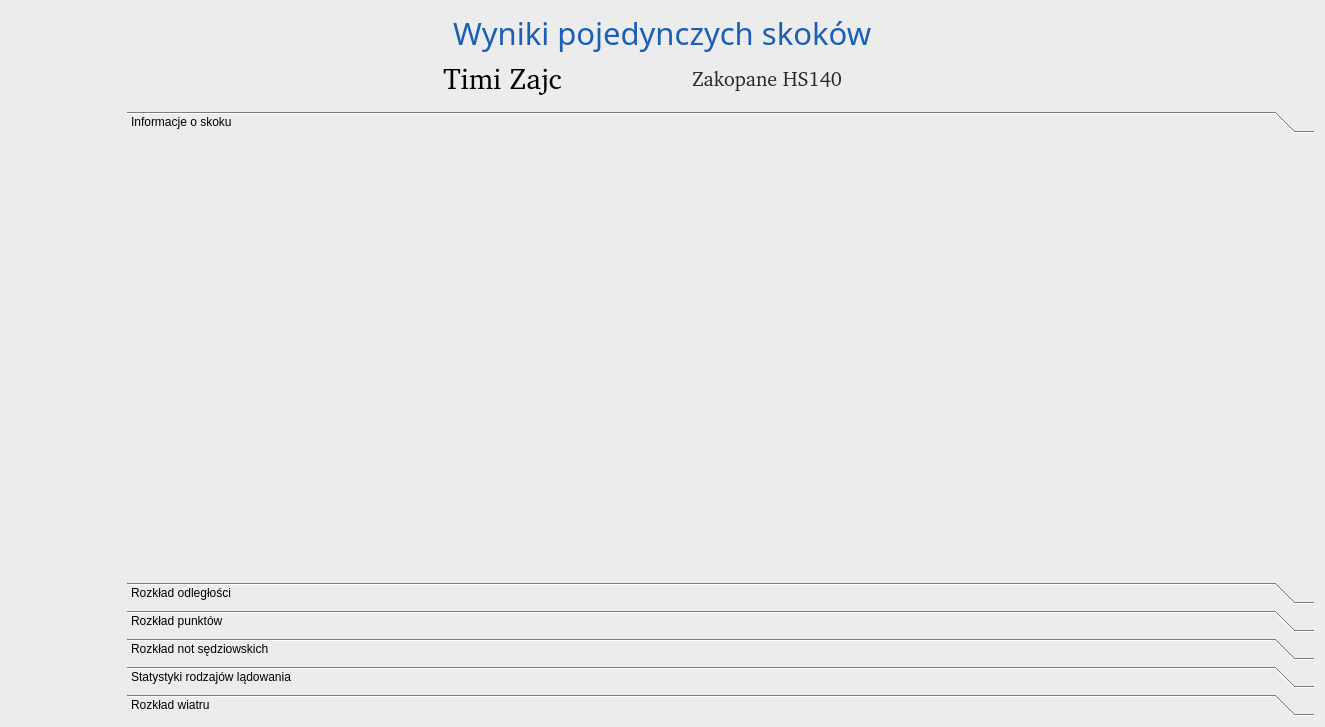
<?xml version="1.0" encoding="UTF-8"?>
<ui version="4.0">
 <class>SingleJumpsResultsWindow</class>
 <widget class="QDialog" name="SingleJumpsResultsWindow">
  <property name="geometry">
   <rect>
    <x>0</x>
    <y>0</y>
    <width>1325</width>
    <height>727</height>
   </rect>
  </property>
  <property name="windowTitle">
   <string>Wyniki pojedynczych skoków</string>
  </property>
  <property name="styleSheet">
   <string notr="true">background-color: rgb(236, 236, 236);</string>
  </property>
  <layout class="QVBoxLayout" name="verticalLayout_2">
   <item>
    <layout class="QHBoxLayout" name="horizontalLayout_title">
     <item>
      <spacer name="horizontalSpacer_titleLeft">
       <property name="orientation">
        <enum>Qt::Horizontal</enum>
       </property>
       <property name="sizeHint" stdset="0">
        <size>
         <width>40</width>
         <height>20</height>
        </size>
       </property>
      </spacer>
     </item>
     <item>
      <widget class="QLabel" name="label_title">
       <property name="font">
        <font>
         <family>Quicksand Medium</family>
         <pointsize>23</pointsize>
         <bold>false</bold>
        </font>
       </property>
       <property name="styleSheet">
        <string notr="true">QLabel{
color: rgb(26, 95, 180);
}</string>
       </property>
       <property name="text">
        <string>Wyniki pojedynczych skoków</string>
       </property>
      </widget>
     </item>
     <item>
      <spacer name="horizontalSpacer_titleRight">
       <property name="orientation">
        <enum>Qt::Horizontal</enum>
       </property>
       <property name="sizeHint" stdset="0">
        <size>
         <width>40</width>
         <height>20</height>
        </size>
       </property>
      </spacer>
     </item>
    </layout>
   </item>
   <item>
    <layout class="QHBoxLayout" name="horizontalLayout_2">
     <item>
      <spacer name="horizontalSpacer_2">
       <property name="orientation">
        <enum>Qt::Horizontal</enum>
       </property>
       <property name="sizeHint" stdset="0">
        <size>
         <width>40</width>
         <height>20</height>
        </size>
       </property>
      </spacer>
     </item>
     <item>
      <widget class="QLabel" name="label_jumperNameAndSurname">
       <property name="font">
        <font>
         <family>Quicksand [PfEd]</family>
         <pointsize>22</pointsize>
         <bold>false</bold>
        </font>
       </property>
       <property name="styleSheet">
        <string notr="true">color: black;</string>
       </property>
       <property name="text">
        <string>Timi Zajc</string>
       </property>
       <property name="alignment">
        <set>Qt::AlignCenter</set>
       </property>
      </widget>
     </item>
     <item>
      <spacer name="horizontalSpacer_4">
       <property name="orientation">
        <enum>Qt::Horizontal</enum>
       </property>
       <property name="sizeType">
        <enum>QSizePolicy::Maximum</enum>
       </property>
       <property name="sizeHint" stdset="0">
        <size>
         <width>3</width>
         <height>20</height>
        </size>
       </property>
      </spacer>
     </item>
     <item>
      <widget class="QLabel" name="label_jumperFlag">
       <property name="minimumSize">
        <size>
         <width>45</width>
         <height>26</height>
        </size>
       </property>
       <property name="maximumSize">
        <size>
         <width>45</width>
         <height>26</height>
        </size>
       </property>
       <property name="text">
        <string/>
       </property>
      </widget>
     </item>
     <item>
      <spacer name="horizontalSpacer_5">
       <property name="orientation">
        <enum>Qt::Horizontal</enum>
       </property>
       <property name="sizeType">
        <enum>QSizePolicy::Maximum</enum>
       </property>
       <property name="sizeHint" stdset="0">
        <size>
         <width>70</width>
         <height>20</height>
        </size>
       </property>
      </spacer>
     </item>
     <item>
      <widget class="QLabel" name="label_hillName">
       <property name="font">
        <font>
         <family>Quicksand [PfEd]</family>
         <pointsize>15</pointsize>
        </font>
       </property>
       <property name="styleSheet">
        <string notr="true">color: rgb(40, 40, 40);</string>
       </property>
       <property name="text">
        <string>Zakopane HS140</string>
       </property>
      </widget>
     </item>
     <item>
      <widget class="QLabel" name="label_hillFlag">
       <property name="minimumSize">
        <size>
         <width>35</width>
         <height>21</height>
        </size>
       </property>
       <property name="maximumSize">
        <size>
         <width>35</width>
         <height>21</height>
        </size>
       </property>
       <property name="text">
        <string/>
       </property>
      </widget>
     </item>
     <item>
      <spacer name="horizontalSpacer_3">
       <property name="orientation">
        <enum>Qt::Horizontal</enum>
       </property>
       <property name="sizeHint" stdset="0">
        <size>
         <width>40</width>
         <height>20</height>
        </size>
       </property>
      </spacer>
     </item>
    </layout>
   </item>
   <item>
    <spacer name="verticalSpacer">
     <property name="orientation">
      <enum>Qt::Vertical</enum>
     </property>
     <property name="sizeType">
      <enum>QSizePolicy::Maximum</enum>
     </property>
     <property name="sizeHint" stdset="0">
      <size>
       <width>20</width>
       <height>9</height>
      </size>
     </property>
    </spacer>
   </item>
   <item>
    <layout class="QHBoxLayout" name="horizontalLayout">
     <item>
      <widget class="QScrollArea" name="scrollArea">
       <property name="sizePolicy">
        <sizepolicy hsizetype="Minimum" vsizetype="Expanding">
         <horstretch>0</horstretch>
         <verstretch>0</verstretch>
        </sizepolicy>
       </property>
       <property name="styleSheet">
        <string notr="true">QScrollArea{
background: transparent;
}
QScrollBar::handle{
border: 2px solid rgb(101, 23, 23);
background-color: rgb(255, 229, 190);
height: 10px;
width: 5px;
}</string>
       </property>
       <property name="widgetResizable">
        <bool>true</bool>
       </property>
       <widget class="QWidget" name="scrollAreaWidgetContents">
        <property name="geometry">
         <rect>
          <x>0</x>
          <y>0</y>
          <width>41</width>
          <height>598</height>
         </rect>
        </property>
        <property name="toolTip">
         <string>Wciśnij Ctrl+I aby przejść do wybranej informacji o skoku</string>
        </property>
        <property name="styleSheet">
         <string notr="true"/>
        </property>
        <layout class="QVBoxLayout" name="verticalLayout">
         <item>
          <layout class="QVBoxLayout" name="verticalLayout_singleJumpResultWidgets"/>
         </item>
        </layout>
       </widget>
      </widget>
     </item>
     <item>
      <spacer name="horizontalSpacer">
       <property name="orientation">
        <enum>Qt::Horizontal</enum>
       </property>
       <property name="sizeType">
        <enum>QSizePolicy::Maximum</enum>
       </property>
       <property name="sizeHint" stdset="0">
        <size>
         <width>40</width>
         <height>20</height>
        </size>
       </property>
      </spacer>
     </item>
     <item>
      <widget class="QToolBox" name="toolBox">
       <property name="sizePolicy">
        <sizepolicy hsizetype="Expanding" vsizetype="Expanding">
         <horstretch>0</horstretch>
         <verstretch>0</verstretch>
        </sizepolicy>
       </property>
       <property name="styleSheet">
        <string notr="true">QToolBox::tab{
	color: rgb(0, 0, 0);
}</string>
       </property>
       <property name="currentIndex">
        <number>0</number>
       </property>
       <widget class="QWidget" name="page_jumpInformations">
        <property name="geometry">
         <rect>
          <x>0</x>
          <y>0</y>
          <width>1210</width>
          <height>426</height>
         </rect>
        </property>
        <attribute name="label">
         <string>Informacje o skoku</string>
        </attribute>
        <layout class="QVBoxLayout" name="verticalLayout_4">
         <item>
          <layout class="QVBoxLayout" name="verticalLayout_jumpInfos"/>
         </item>
        </layout>
       </widget>
       <widget class="QWidget" name="page_distanceStatistics">
        <property name="geometry">
         <rect>
          <x>0</x>
          <y>0</y>
          <width>1210</width>
          <height>426</height>
         </rect>
        </property>
        <attribute name="label">
         <string>Rozkład odległości</string>
        </attribute>
        <layout class="QVBoxLayout" name="verticalLayout_5">
         <item>
          <layout class="QVBoxLayout" name="verticalLayout_distanceStatistics"/>
         </item>
        </layout>
       </widget>
       <widget class="QWidget" name="page_pointsStatistics">
        <property name="geometry">
         <rect>
          <x>0</x>
          <y>0</y>
          <width>1210</width>
          <height>426</height>
         </rect>
        </property>
        <attribute name="label">
         <string>Rozkład punktów</string>
        </attribute>
        <layout class="QVBoxLayout" name="verticalLayout_10">
         <item>
          <layout class="QVBoxLayout" name="verticalLayout_pointsStatistics"/>
         </item>
        </layout>
       </widget>
       <widget class="QWidget" name="page_judgesStatistics">
        <property name="geometry">
         <rect>
          <x>0</x>
          <y>0</y>
          <width>1210</width>
          <height>426</height>
         </rect>
        </property>
        <attribute name="label">
         <string>Rozkład not sędziowskich</string>
        </attribute>
        <layout class="QVBoxLayout" name="verticalLayout_6">
         <item>
          <layout class="QVBoxLayout" name="verticalLayout_judgesStatistics"/>
         </item>
        </layout>
       </widget>
       <widget class="QWidget" name="page_landingsStatistics">
        <property name="geometry">
         <rect>
          <x>0</x>
          <y>0</y>
          <width>1210</width>
          <height>426</height>
         </rect>
        </property>
        <attribute name="label">
         <string>Statystyki rodzajów lądowania</string>
        </attribute>
        <layout class="QVBoxLayout" name="verticalLayout_7">
         <item>
          <layout class="QVBoxLayout" name="verticalLayout_landingsStatistics"/>
         </item>
        </layout>
       </widget>
       <widget class="QWidget" name="page_windStatistics">
        <property name="geometry">
         <rect>
          <x>0</x>
          <y>0</y>
          <width>1210</width>
          <height>426</height>
         </rect>
        </property>
        <attribute name="label">
         <string>Rozkład wiatru</string>
        </attribute>
        <layout class="QVBoxLayout" name="verticalLayout_8">
         <item>
          <layout class="QVBoxLayout" name="verticalLayout_windStatistics"/>
         </item>
        </layout>
       </widget>
      </widget>
     </item>
    </layout>
   </item>
  </layout>
 </widget>
 <resources/>
 <connections/>
</ui>
